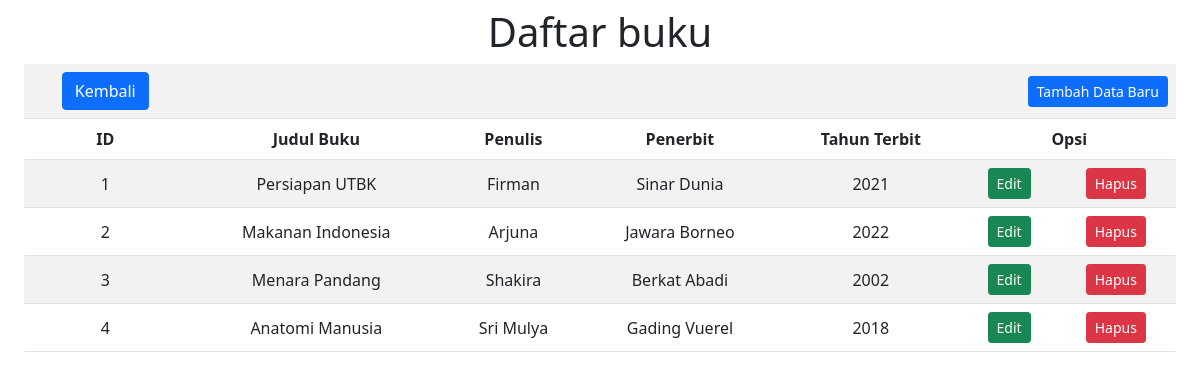
The page /Buku.php on the database its author committed.
### tables this page shows
CREATE TABLE `buku` (
  `id_buku` int(11) NOT NULL,
  `judul_buku` varchar(500) DEFAULT NULL,
  `penulis` varchar(500) DEFAULT NULL,
  `penerbit` varchar(250) DEFAULT NULL,
  `tahun_terbit` int(11) DEFAULT NULL
);

### Model.php (called while the page is built, shortened)
<?php
function selectalldata($table)
{
  $select = "SELECT * FROM $table";
  $select1 = mysqli_query($GLOBALS['connect'], $select);
  return $select1;
}

### Buku.php (the view, shortened to what this page needs)
<?php
require "Model.php";
?>
<!doctype html>
<html lang="en">
<head>
  <link href="https://cdn.jsdelivr.net/npm/bootstrap@5.1.3/dist/css/bootstrap.min.css" rel="stylesheet">
</head>
<body>
  <h1 class="mt-2">Daftar buku</h1>
  <div class="table-responsive mx-4">
    <table class="table table-striped align-middle">
      <tr>
        <td><a href="index.php"><button type="button" class="btn btn-primary">Kembali</button></a></td>
        <td colspan=6><a href="FormBuku.php"><button type="button" class="btn btn-primary float-end btn-sm">Tambah Data Baru</button></a></td>
      </tr>
      <tr>
        <th>ID</th>
        <th>Judul Buku</th>
        <th>Penulis</th>
        <th>Penerbit</th>
        <th>Tahun Terbit</th>
        <th colspan="2">Opsi</th>
      </tr>
      <?php
      $result = selectalldata("buku");
      while ($data = mysqli_fetch_array($result)) { ?>
        <tr>
          <td><?php echo $data['id_buku'] ?></td>
          <td><?php echo $data['judul_buku'] ?></td>
          <td><?php echo $data['penulis'] ?></td>
          <td><?php echo $data['penerbit'] ?></td>
          <td><?php echo $data['tahun_terbit'] ?></td>
          <td style="text-align: center;"><a href="FormBuku.php?id_buku=<?php echo $data['id_buku']; ?>"><button class="btn btn-success btn-sm">Edit</button></a></td>
          <td style="text-align: center;"><a href="Buku.php?id_buku=<?php echo $data['id_buku']; ?>" onclick="return confirm('Hapus data?')"><button class="btn btn-danger btn-sm">Hapus</button></a></td>
        </tr>
      <?php } ?>
    </table>
  </div>
</body>
</html>

### Buku.php (style rules this page uses)
h1, table { text-align: center; }

### rows shown on the page
buku: id_buku "1", judul_buku "Persiapan UTBK", penulis "Firman", penerbit "Sinar Dunia", tahun_terbit "2021"
buku: id_buku "2", judul_buku "Makanan Indonesia", penulis "Arjuna", penerbit "Jawara Borneo", tahun_terbit "2022"
buku: id_buku "3", judul_buku "Menara Pandang", penulis "Shakira", penerbit "Berkat Abadi", tahun_terbit "2002"
buku: id_buku "4", judul_buku "Anatomi Manusia", penulis "Sri Mulya", penerbit "Gading Vuerel", tahun_terbit "2018"
